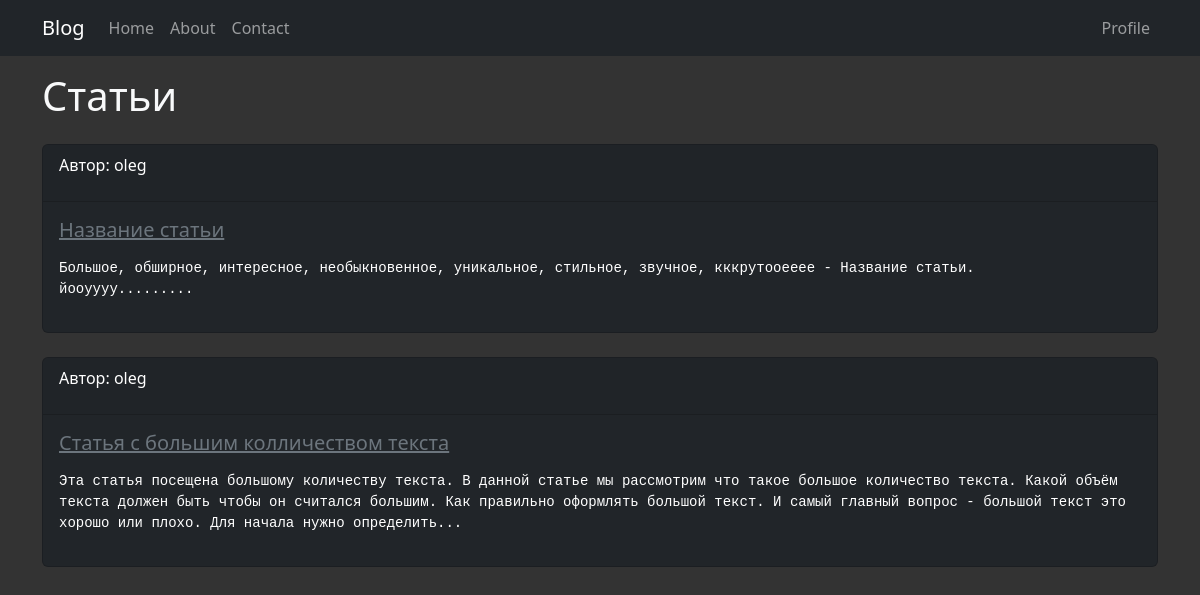
The page / on the database its author committed.
### blog/models.py (models this page shows, shortened)
class Article(models.Model):
    title = models.CharField(max_length=200)
    text = models.TextField()
    user = models.ForeignKey(User,on_delete=models.CASCADE);
    def get_short_text(self):
        if len(self.text) > 300:
            return ' '.join(self.text.split()[:45]) + "..."
        else:
            return self.text

### blog/views.py (the view)
# urls.py: path('', views.home, name='home'),
def home(request):
        article = Article.objects.all()
        context = {
            'articles': article
        }
        return render(request, 'home.html', context)

### templates/home.html (shortened to what this page needs)
{% extends 'base.html' %}
{% block content %}
<h1 class="text-light">Статьи</h1>
{% for article in articles %}
            <div class="card text-bg-dark mb-3 mt-4" style="width: 100%;">
          <div class="card-header"><p> Автор: {{ article.user }}</p></div>
          <div class="card-body">
            <h5 class="card-title"><a class="link-secondary" href="{% url 'article' article.id %} ">{{ article.title }}</a></h5>
            <p class="card-text"><pre class="card-text">{{ article.get_short_text }}</pre></p>
          </div>
        </div>
    {% endfor %}
{% endblock %}

### blog/static/style.css (style rules this page uses)
body { background-color: #333333; }
.card-text { white-space: pre-wrap; word-wrap: break-word; overflow-wrap: break-word; }

### rows shown on the page
Article: user "oleg", title "Название статьи", get_short_text "Большое, обширное, интересное, необыкновенное, уникальное, стильное, звучное, кккрутооееее - Название статьи. йооуууу........."
Article: user "oleg", title "Статья с большим колличеством текста", get_short_text "Эта статья посещена большому количеству текста. В данной статье мы рассмотрим что такое большое количество текста. Какой объём текста должен быть чтобы он считался большим. Как правильно оформлять большой текст. И самый главный вопрос - большой текст это хорошо или плохо. Для начала нужно определить..."
